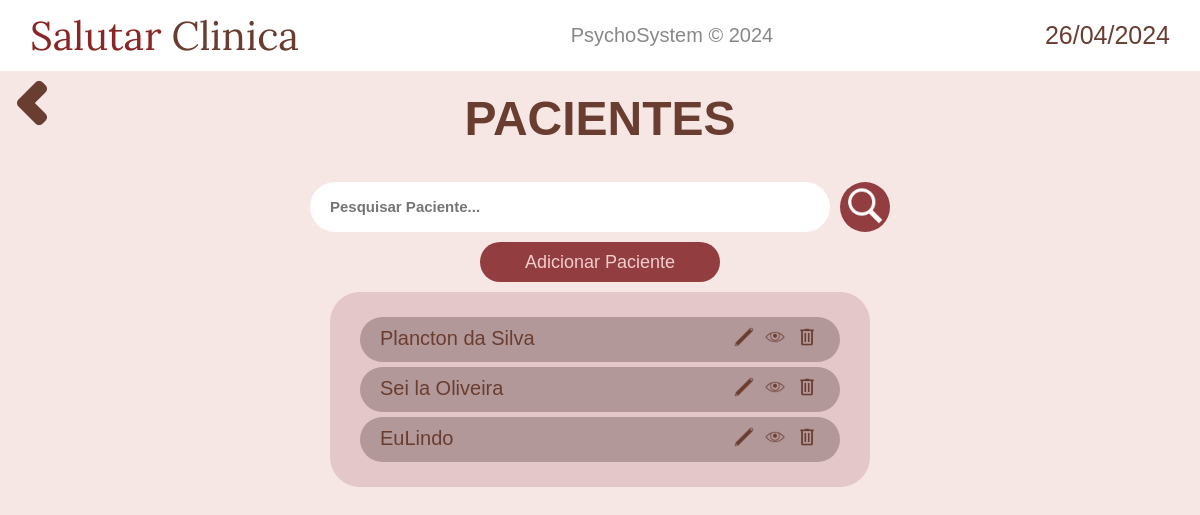
The page /pacientes/ (signed in) on the database as committed earlier.
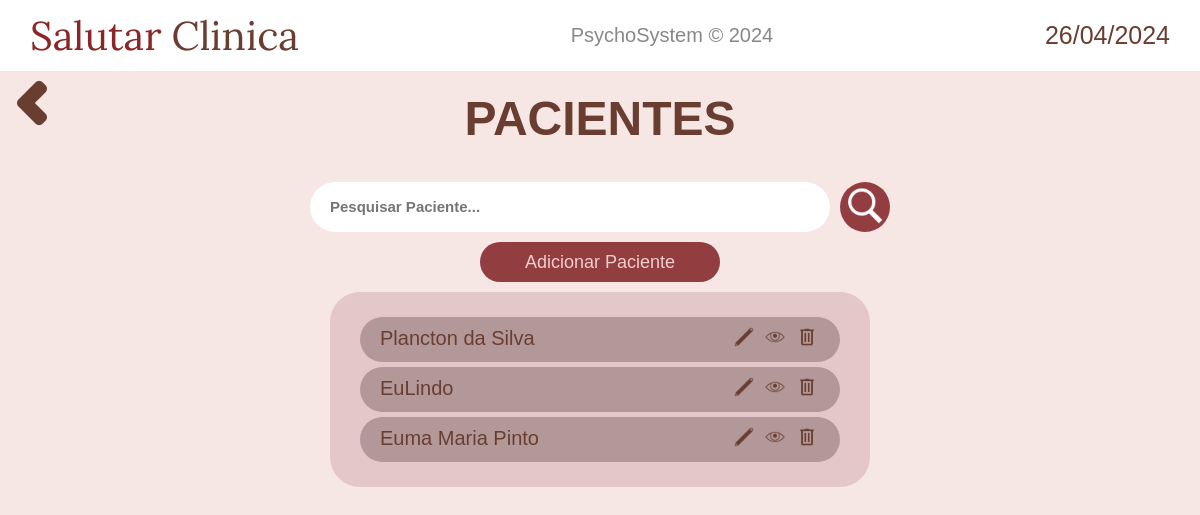
The same page on the database as committed later.
### pacientes/models.py (models this page shows)
class Paciente(models.Model):
    nome = models.CharField(max_length=50)
    data_nascimento = models.DateField()
    telefone = models.CharField(max_length=20)
    rg = models.CharField(max_length=20)
    cpf = models.CharField(max_length=20, primary_key=True)
    nome_pai = models.CharField(max_length=50)
    nome_mae = models.CharField(max_length=50)
    rua = models.CharField(max_length=50)
    numero = models.CharField(max_length=5)
    bairro = models.CharField(max_length=50)
    complemento = models.TextField()
    cep = models.CharField(max_length=20)
    ponto_referencia = models.TextField()

### pacientes/views.py (the view)
# urls.py: path('', views.display, name="display_pacientes"),
@login_required(login_url='home:login')
def display(request):
    pacientes = Paciente.objects.all()
    context_ = {
        'data_atual': data_atual,
        'pacientes': pacientes,
    }
    return render(request, 'pacientes/display.html', context_)

### pacientes/templates/pacientes/display.html
{% extends 'base.html' %}
{% load static %}
{% block content %}
<div style="display: flex;">
    <a href="{% url 'home:navegacao' %}" class="return-button"><img src="{% static 'home/imagens/chevron-left.png' %}" alt=""></a>
    <h2 class="welcome-text"><a href="{% url 'pacientes:display_pacientes' %}">PACIENTES</a></h2>
</div>
<main style="flex-direction: column;">
    <form action="{% url 'pacientes:search' %}" method="get" style="justify-content: center; display: flex;">
        <input class="pesquisar-pacientes" type="text" id="search" name="q" placeholder="Pesquisar Paciente...">
        <button type="submit" class="pesquisar-button">
            <img src="{% static 'pacientes/imagens/pesquisar-icon.png' %}" height="40" alt="">
        </button>
    </form>
    <a class="add-paciente-button" href="{% url 'pacientes:cadastro_paciente' %}">
        Adicionar Paciente
    </a>
    <div class="mostrar-pacientes-container">
        {% for paciente in pacientes %}
        <div class="paciente-exibido">
            <h4 style="font-weight: 500;">{{ paciente.nome }}</h4>
            <div class="icones-paciente">
                <a href="{% url 'pacientes:infos' paciente.cpf %}" style="margin: 0 3px;">
                    <img height="20" src="{% static 'pacientes/imagens/editar-icon.png' %}" alt="">
                </a>
                <a href="{% url 'pacientes:infos' paciente.cpf %}" style="margin: 0 3px;">
                    <img height="20" src="{% static 'pacientes/imagens/ver-icon.png' %}" alt="">
                </a>
                <a href="{% url 'pacientes:deletar_paciente' paciente.cpf %}" style="margin: 0 3px;">
                    <img height="20" src="{% static 'pacientes/imagens/excluir-icon.png' %}" alt="">
                </a>
            </div>
        </div>
        {% endfor %}
    </div>
</main>
{% endblock content %}

### base/base.html (shortened to what this page needs)
{% load static %}
<!DOCTYPE html>
<html lang="en">
<head>
    <link rel="stylesheet" href="{% static 'home/css/navbar.css' %}">
    <link rel="stylesheet" href="{% static 'home/css/styles.css' %}">
    <link rel="stylesheet" href="{% static 'pacientes/css/styles.css' %}">
</head>
<body>
    {% include 'partials/navbar.html' %}
    {% block content %}{% endblock content %}
</body>
</html>

### base/partials/navbar.html
{% load static %}
<nav class="nav-bar">
    <a href="{% url 'home:home' %}">
        <h1 style="font-family: 'Lora'; font-weight: 400; display: flex; color: #8b2627; font-size: 40px;">Salutar <p style="font-family: 'Lora'; color: #6a3d31; margin-left: 10px;">Clinica</p></h1>
    </a>
    <h2 class="titulo-central">PsychoSystem &copy; 2024</h2>
    <h4 class="data-atual">{{data_atual}}</h4>
</nav>

### static/home/css/navbar.css (style rules this page uses)
.titulo-central { color: #888; font-weight: 400; font-family: sans-serif; font-size: 20px; }
.data-atual { color: #6a3d31; font-size: 25px; font-weight: 500; font-family: sans-serif; }
.nav-bar { display: flex; justify-content: space-between; align-items: center; padding: 10px 30px; background-color: #fff; }

### static/home/css/styles.css (style rules this page uses)
* { margin: 0; padding: 0; }
body { background-color: #f6e6e4;; }
main { display: flex; margin-top: 3%; }
a { text-decoration: none; color: #6a3d31; }
.return-button { background-color: #ffffff00; border: none; cursor: pointer; position: absolute; }
.welcome-text { font-family: sans-serif; font-weight: bold; font-size: 3rem; color: #6a3d31; margin: 0 auto; margin-top: 20px; }

### static/pacientes/css/styles.css (style rules this page uses)
.pesquisar-pacientes { border: none; background-color: #fff; width: 40%; height: 40px; border-radius: 50px; padding: 5px 20px; }
.pesquisar-pacientes::placeholder { font-size: 15px; font-weight: bold; }
.add-paciente-button { display: flex; justify-content: center; align-items: center; width: 20%; height: 40px; border-radius: 50px; border: none; background-color: #923d3f; color: #f3cdce; font-size: 18px; font-family: sans-serif; margin: 10px auto; transition: 0.5s; }
.mostrar-pacientes-container { width: 40%; background-color: #e4c7c8; border-radius: 30px; padding: 20px 30px; margin: 0 auto; }
.paciente-exibido { display: flex; justify-content: space-between; background-color: #b39899; padding: 10px 20px; border-radius: 30px; font-family: sans-serif; font-size: 20px; color: #6a3d31; margin: 5px 0; }
.pesquisar-button { background-color: #923d3f; border: none; border-radius: 50px; height: 50px; width: 50px; margin-left: 10px; cursor: pointer; transition: 0.5s; }

Rows that differ between the two databases and show on the page:
removed Paciente: nome "Sei la Oliveira"
added Paciente: nome "Euma Maria Pinto"
